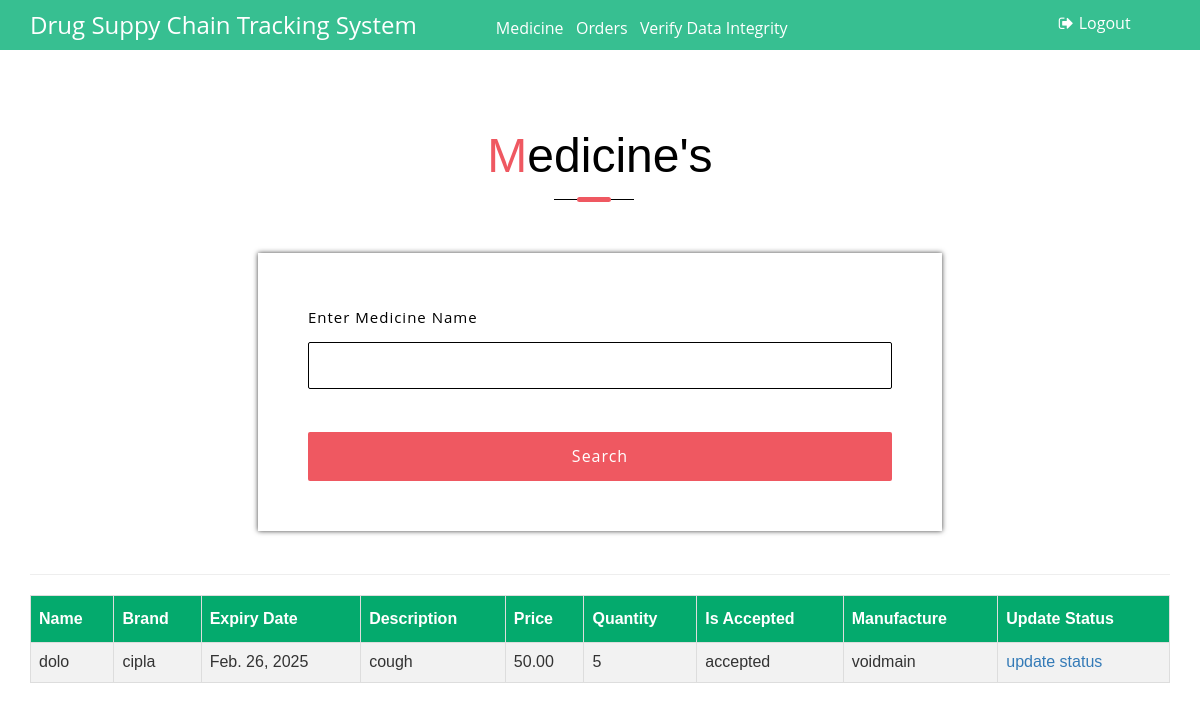
The app's page /view_medicines/ (signed in) with its own data.
### supplychain/models.py (models this page shows)
class MedicineModel(models.Model):
    name = models.CharField(max_length=100)
    brand = models.CharField(max_length=100)
    expiry_date = models.DateField()
    description = models.TextField()
    price = models.DecimalField(max_digits=10, decimal_places=2)
    quantity = models.PositiveIntegerField()
    qrcode = models.ImageField(upload_to="qrcodes")
    medicine_acceptance_status = models.CharField(max_length=50)
    manufacturer = models.CharField(max_length=100)

### supplychain/views.py (the view)
# urls.py: path('view_medicines/', getMedicines, name='view_medicines'),
def getMedicines(request):
    return render(request, 'medicines.html', {"medicines": getMedicineByUserType(request.session['username'],request.session['role'])})

### supplychain/service.py (called while the page is built)
def getMedicineByUserType(username,role):
    if role == "admin":
        return MedicineModel.objects.all()
    if role == "manufacturer":
        return MedicineModel.objects.filter(manufacturer=username)

### templates/medicines.html (shortened to what this page needs)
<!DOCTYPE HTML>
<html>
<head>
	{% include "header.html" %}
</head>
<body>
	{% include "menu2.html" %}
	<div class="register-form-main">
		<div class="container">
			<div class="title-div">
				<h3 class="tittle">
					<span>M</span>edicine's
				</h3>
			</div>
            <div class="login-form">
				<form name="form" action="/search_medicine">
					<div class="">
						<p>Enter Medicine Name</p>
						<input type="text" class="name" name="keyword" required="required"/>
					</div>
					<br />
					<input type="submit" value="Search">
				</form>
			</div>
            <br />
            <hr/>
			<table id="customers">
				<tr>
					<th>Name</th>
                    <th>Brand</th>
					<th>Expiry Date</th>
					<th>Description</th>
                    <th>Price</th>
                    <th>Quantity</th>
                    <th>Is Accepted</th>
                    {% if request.session.role not in "manufacturer" %}
                        <th>Manufacture</th>
                    {% endif %}
                    {% if request.session.role in "admin" or request.session.role in "manufacturer"%}
                        <th>Update Status</th>
                    {% endif %}
				</tr>
				{% for medicine in medicines %}
                    <tr>
                        <td>{{medicine.name}}</td>
                        <td>{{medicine.brand}}</td>
                        <td>{{medicine.expiry_date}}</td>
                        <td>{{medicine.description}}</td>
                        <td>{{medicine.price}}</td>
                        <td>{{medicine.quantity}}</td>
                        <td>{{medicine.medicine_acceptance_status}}</td>
                        {% if request.session.role not in "manufacturer" %}
                            <td>{{medicine.manufacturer}}</td>
                        {% endif %}
                        {% if request.session.role in "admin" %}
                            <td><a href="/update_medicine?id={{ medicine.id}}&updatetype=medicine_acceptance_status">update status</a></td>
                        {% endif %}
                    </tr>
                {% endfor %}
			</table>
		</div>
	</div>
</body>
</html>

### static/css/style.css (style rules this page uses)
html, body { margin: 0; font-size: 100%; background: #fff; font-family: 'Open Sans', sans-serif; }
body a { text-decoration: none; transition: 0.5s all; -webkit-transition: 0.5s all; -moz-transition: 0.5s all; -o-transition: 0.5s all; -ms-transition: 0.5s all; }
input[type="button"], input[type="submit"] { transition: 0.5s all; -webkit-transition: 0.5s all; -moz-transition: 0.5s all; -o-transition: 0.5s all; -ms-transition: 0.5s all; }
h1, h2, h3, h4, h5, h6 { margin: 0; font-family: 'Raleway', sans-serif; }
p { margin: 0; letter-spacing: 1px; font-size: 15px; line-height: 1.9; color: #999; font-family: 'Open Sans', sans-serif; }
h3.tittle { color: #000; font-size: 3em; text-align: center; margin-bottom: 16px; }
h3.tittle span { color: #ef5861; }
.title-div { margin-bottom: 70px; }
.services, .news, .testimonials, .middle-sec-agile, .aitsresumethree, .about-sec, .team, .blog-cource, .register-form-main, .gallery, .w3_wthree_agileits_icons, .typo { padding: 5em 0; }
.login-form input[type="text"], .login-form input[type="password"], .login-form input[type="email"] { outline: none; font-size: 15px; color: #000; padding: 12px; margin-bottom: 20px; width: 100%; border: 1px solid #000; -webkit-appearance: none; display: block; background: transparent; -webkit-border-radius: 2px; -moz-border-radius: 2px; -o-border-radius: 2px; -ms-border-radius: 2px; border-radius: 2px; }
.login-form p { font-size: 15px; color: #000; margin-bottom: 10px; letter-spacing: 1px; }
.login-form { width: 60%; margin: 0 auto; -webkit-box-shadow: 0px 0px 5px 0px rgba(0, 0, 0, 0.75); -moz-box-shadow: 0px 0px 5px 0px rgba(0, 0, 0, 0.75); box-shadow: 0px 0px 5px 0px rgba(0, 0, 0, 0.75); padding: 50px; }
.login-form input[type="submit"] { font-size: 16px; color: #fff; background: #ef5861; border: none; outline: none; cursor: pointer; padding: 13px 0; -webkit-appearance: none; width: 100%; letter-spacing: 1px; -webkit-border-radius: 2px; -moz-border-radius: 2px; -ms-border-radius: 2px; -o-border-radius: 2px; border-radius: 2px; }

### templates/header.html (style rules this page uses)
#customers { font-family: Arial, Helvetica, sans-serif; border-collapse: collapse; width: 100%; }
#customers td, #customers th { border: 1px solid #ddd; padding: 8px; }
#customers tr:nth-child(even) { background-color: #f2f2f2; }
#customers th { padding-top: 12px; padding-bottom: 12px; text-align: left; background-color: #04AA6D; color: white; }

### records on screen
MedicineModel: name "dolo", brand "cipla", expiry_date "Feb. 26, 2025", description "cough", price "50.00", quantity "5", medicine_acceptance_status "accepted", manufacturer "voidmain"
